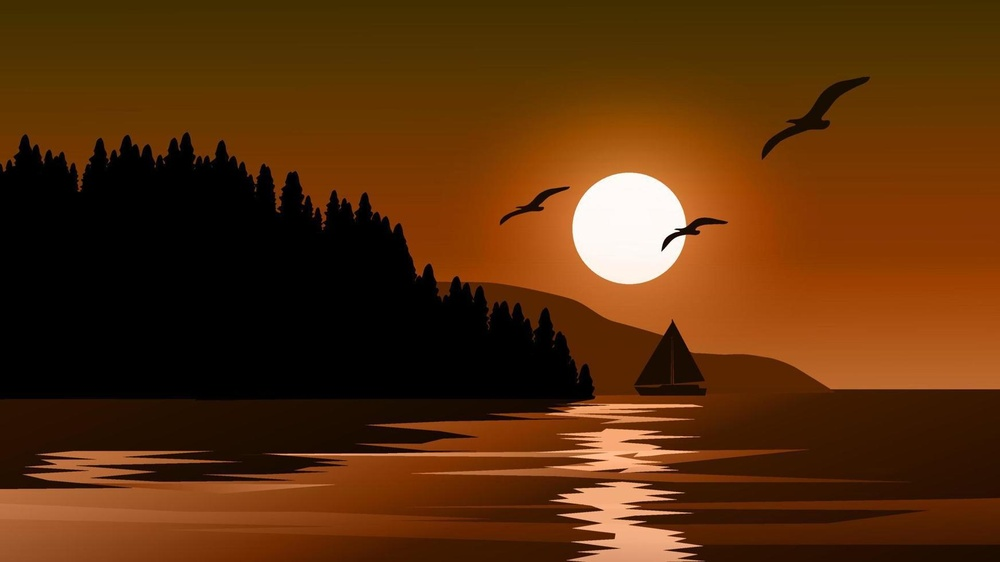
#> input picture OpenCv/Cap 2, ex4/paisagemnova.jpg, 1000 x 562 px, shrunk from 1744 x 980 before the run
$ python read.py
#> lines starting #> are read from the running program, lines starting #| are printed output that depends on the picture
import cv2
imagem = cv2.imread('paisagemnova.jpg')
#> imagem is the input picture: shape (562, 1000, 3); mean B, G, R 12.1, 46.8, 88.6
for y in range(0, imagem.shape[0], 10): #percorre linhas
    for x in range(0, imagem.shape[1], 10): #percorre colunas
        imagem[y:y+5, x: x+5] = (0,255,255)
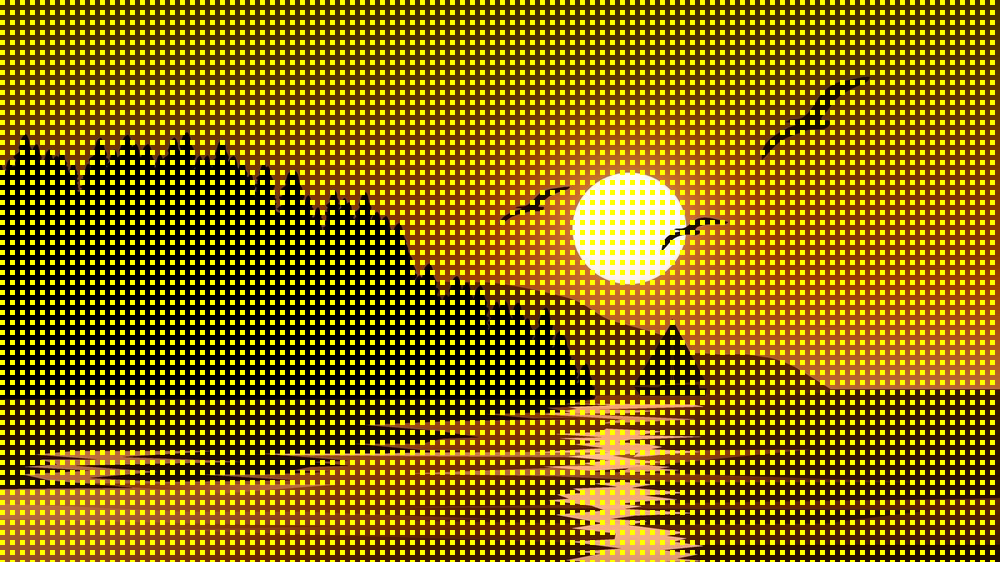
#> imagem: shape (562, 1000, 3); mean B, G, R 9, 99, 130.3
cv2.imshow("Imagem modificada", imagem)
cv2.waitKey(0)
